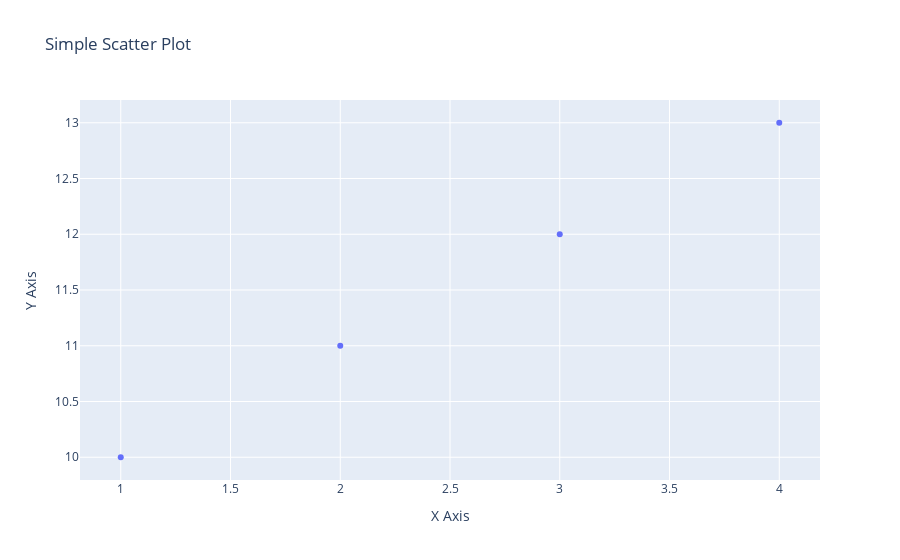

This figure's notebook cell:
### Markdown cell above
<font color="red" size=3><b>Scatter plot</b></font>

### Code cell
fig = go.Figure()
fig.add_trace(go.Scatter(x=[1, 2, 3, 4], y=[10, 11, 12, 13], mode='markers', name='Scatter Plot'))
fig.update_layout(title='Simple Scatter Plot', xaxis_title='X Axis', yaxis_title='Y Axis')
fig.show()

### Figure 1 — Plotly figure (JSON) as saved in the notebook; plotly's stock layout.template omitted (floating-point values rounded to 4 significant figures)
{"data": [{"mode": "markers", "name": "Scatter Plot", "type": "scatter", "x": [1, 2, 3, 4], "y": [10, 11, 12, 13]}], "layout": {"autosize": true, "title": {"text": "Simple Scatter Plot"}, "xaxis": {"autorange": true, "range": [0.8185, 4.181], "title": {"text": "X Axis"}, "type": "linear"}, "yaxis": {"autorange": true, "range": [9.752, 13.25], "title": {"text": "Y Axis"}, "type": "linear"}}}
